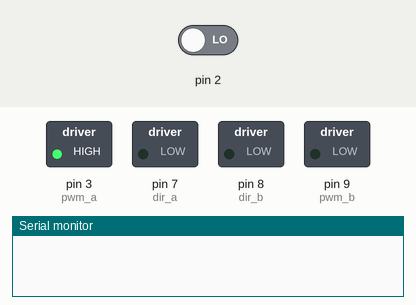
This sketch was run on a simulated Arduino Uno, built with avr-gcc and run on an emulated ATmega328P. Shown: switched loads named in the sketch (green lamp = pin HIGH), the last lines printed to the serial monitor. The inputs (shaded band) are chosen by the test bench; at power-on: pin 2 LOW.

Above: at 0.1 s.
At 38.5 s:
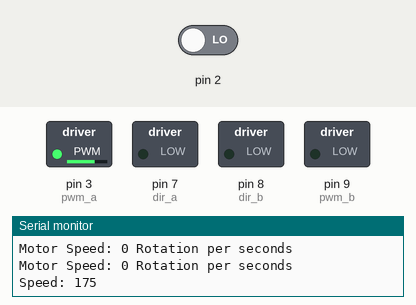
Timing chart, 0 to 40.0 s (numbered marks = the images above):
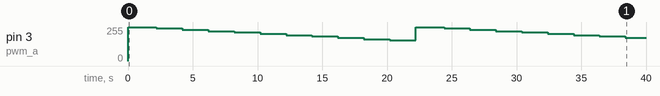

The sketch:

metermotor.ino
```cpp
#include <TimerOne.h>

int pwm_a = 3;  //PWM control for motor outputs 1 and 2
int pwm_b = 9;  //PWM control for motor outputs 3 and 4
int dir_a = 7;  //direction control for motor outputs 1 and 2
int dir_b = 8;  //direction control for motor outputs 3 and 4

unsigned int counter=0;

void docount()  // counts from the speed sensor
{
  counter++;  // increase +1 the counter value
}

void timerIsr()
{
  Timer1.detachInterrupt();  //stop the timer
  Serial.print("Motor Speed: ");
  int rotation = (counter / 1);  // divide by number of holes in Disc
  Serial.print(rotation,DEC);
  Serial.println(" Rotation per seconds");
  counter=0;  //  reset counter to zero
  Timer1.attachInterrupt( timerIsr );  //enable the timer
}

void setup()
{
  pinMode(pwm_a, OUTPUT);  //Set control pins to be outputs
  pinMode(pwm_b, OUTPUT);
  pinMode(dir_a, OUTPUT);
  pinMode(dir_b, OUTPUT);

  analogWrite(pwm_a, 255);  // Start A full speed
  Serial.begin(9600);

  Timer1.initialize(1000000); // set timer for 1sec
  attachInterrupt(0, docount, RISING);  // increase counter when speed sensor pin goes High
  Timer1.attachInterrupt( timerIsr ); // enable the timer
}

void loop() {
  // put your main code here, to run repeatedly:
  analogWrite(pwm_a, 255);  // Start A full speed
  digitalWrite(dir_a, LOW);
  delay(200);
  for (int i=255; i>150;i=i-10) {
    Serial.print("Speed: ");
    Serial.println(i,DEC);
    analogWrite(pwm_a, i);
    delay(2000);
  }
}
```

Measured:
- by itself, pin 3 (pwm_a): 255/255 → 245/255 at 2.2 s, → 235/255 2.0 s later, → 225/255 2.0 s later, → 215/255 2.0 s later, … (19 changes in this stretch)
